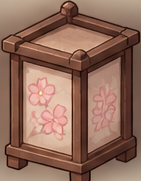
#> input picture tools/room-img/cut/andon.png, 141 x 181 px
$ python cutchecker.py cut/andon.png 5 5 cut/bed.png cut/bed.png
#> lines starting #> are read from the running program, lines starting #| are printed output that depends on the picture; after the words box and inside, x2 and y2 are one past the last pixel; in counts of white or black regions, pixels touching at a corner belong together
# 市松（にせの透明）背景のシートから切りぬく。外とつながった市松と、中にとじこめられた市松（格子のすきま）も消す
#   python3 cutchecker.py src.png COLS ROWS OUT prefix
import sys, os, cv2, numpy as np
from scipy import ndimage as ndi
from PIL import Image
src, C, R, out, pre = sys.argv[1], int(sys.argv[2]), int(sys.argv[3]), sys.argv[4], sys.argv[5]
os.makedirs(out, exist_ok=True)
im = cv2.imread(src)[..., :3]; H, W = im.shape[:2]
#> further down, im is the input picture: shape (181, 141, 3); mean B, G, R 90.6, 106.9, 143.7
#> after `H, W = im.shape[:2]`: H = 181; W = 141
hsv = cv2.cvtColor(im, cv2.COLOR_BGR2HSV); v = hsv[..., 2].astype(int)
#> after `hsv = cv2.cvtColor(im, cv2.COLOR_BGR2HSV)`: hsv: shape (181, 141, 3); mean H, S, V 9.3, 105.1, 143.7
#> after `v = hsv[..., 2].astype(int)`:
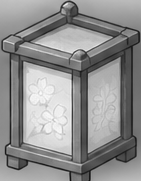
#> v: shape (181, 141) int64; min 14, max 251, mean 143.7
pale = (hsv[..., 1] < 28) & (v > 200)
#> pale: shape (181, 141) bool; every value is 0
lab, n = ndi.label(pale)
#> lab: shape (181, 141) int32; every value is 0
#> n = 0
edge = set(np.unique(np.concatenate([lab[0], lab[-1], lab[:, 0], lab[:, -1]]))) - {0}
#> edge = 0 items
bgids = set(edge)
#> bgids = 0 items
sl = ndi.find_objects(lab)
#> sl = []
for i in range(1, n + 1):
    if i in bgids: continue
    m = lab[sl[i - 1]] == i; a = m.sum()
    if a < 60: continue
    vv = v[sl[i - 1]][m]; dark = ((vv > 200) & (vv < 232)).mean()
    if .2 < dark < .8: bgids.add(i)
bg = np.isin(lab, list(bgids))
fg = ndi.binary_opening(~bg, iterations=1)
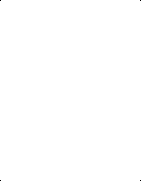
#> fg: shape (181, 141) bool; 100% white; black in thin lines or dots
alpha = cv2.GaussianBlur(fg.astype(np.float32), (3, 3), .7)
cl, m = ndi.label(fg); com = ndi.center_of_mass(fg, cl, range(1, m + 1)); sz = ndi.sum(fg, cl, range(1, m + 1))
#> after `cl, m = ndi.label(fg)`: cl: shape (181, 141) int32; values 0 (black) and 1 (white), 100% white; black in thin lines or dots
#> after `cl, m = ndi.label(fg)`: m = 1
#> after `com = ndi.center_of_mass(fg, cl, range(1, m + 1))`: com = [(90, 70)]
#> after `sz = ndi.sum(fg, cl, range(1, m + 1))`: sz = [25517]
for k in range(C * R):
    r, c = divmod(k, C)
    ids = [i + 1 for i in range(m) if sz[i] > 40 and int(com[i][1] // (W / C)) == c and int(com[i][0] // (H / R)) == r]
    if not ids: continue
    mk = np.isin(cl, ids); mk = ndi.binary_dilation(mk, iterations=1) & (alpha > 0)
    ys, xs = np.nonzero(mk); y0, y1, x0, x1 = ys.min(), ys.max() + 1, xs.min(), xs.max() + 1
    a = (alpha * mk)[y0:y1, x0:x1]
    Image.fromarray(np.dstack([im[y0:y1, x0:x1, ::-1], (a * 255).astype(np.uint8)])).save(f'{out}/{pre}{k:02d}.png')
#> this loop made 25 passes
#> (ids, y0, y1, x0, x1) on pass 13: ([1], 0, 181, 0, 141)
#> mk: shape (181, 141) bool; every value is 1

$ run again, on tools/room-img/cut/clock.png
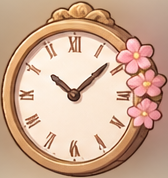
#> input picture tools/room-img/cut/clock.png, 168 x 178 px
#> im is the input picture: shape (178, 168, 3); mean B, G, R 146.1, 170.1, 206
#> hsv: shape (178, 168, 3); mean H, S, V 17.2, 81.7, 206
#> `pale = (hsv[..., 1] < 28) & (v > 200)`:
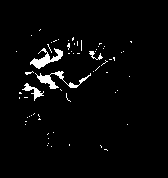
#> pale: shape (178, 168) bool; 3% white; 63 white regions (59 under 20 px), largest, box (x1, y1, x2, y2) and area: (35, 71, 91, 89) 274, (30, 48, 63, 69) 268, (22, 83, 44, 101) 121, (89, 51, 103, 60) 46
#> `lab, n = ndi.label(pale)`:
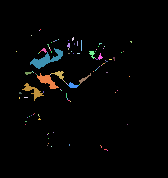
#> lab: shape (178, 168) int32; 110 distinct labels, from 0 to 109; one colour per label, 0 black
#> n = 109
#> edge = 0 items
#> sl = 109 items
#> the loop `for i in range(1, n + 1):` made 109 passes
#> (m, a) on passes 1 to 7: ([True], 1), ([True], 1), ([True], 1), ([[False, True], [True, True], [True, True], [True, False]], 6), ([True], 1), ([[True, True]], 2), ([True], 1)
#> bg: shape (178, 168) bool; every value is 0
#> fg: shape (178, 168) bool; 100% white; black in thin lines or dots
#> cl: shape (178, 168) int32; values 0 (black) and 1 (white), 100% white; black in thin lines or dots
#> `cl, m = ndi.label(fg)`: m = 1
#> com = [(88.5, 83.5)]
#> sz = [29900]
#> the loop `for k in range(C * R):` made 25 passes
#> (ids, y0, y1, x0, x1) on pass 13: ([1], 0, 178, 0, 168)

$ run again, on tools/room-img/cut/fireplace.png
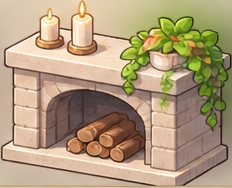
#> input picture tools/room-img/cut/fireplace.png, 232 x 188 px
#> im is the input picture: shape (188, 232, 3); mean B, G, R 124.7, 155.9, 176.4
#> hsv: shape (188, 232, 3); mean H, S, V 19.6, 82.4, 178.7
#> `v = hsv[..., 2].astype(int)`:
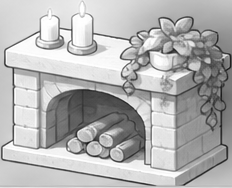
#> v: shape (188, 232) int64; min 21, max 255, mean 178.7
#> `pale = (hsv[..., 1] < 28) & (v > 200)`:
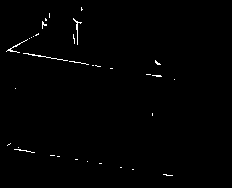
#> pale: shape (188, 232) bool; 0.73% white in thin lines or dots, all inside (x1, y1, x2, y2) = (6, 7, 175, 176)
#> lab: shape (188, 232) int32; 51 distinct labels, from 0 to 50
#> n = 50
#> edge = 0 items
#> sl = 50 items
#> the loop `for i in range(1, n + 1):` made 50 passes
#> (m, a) on passes 1, 2, 3, 8, 9, 10, 11: ([[True, False], [True, False], [True, True], [True, False]], 5), ([True, True, True, True, True], 5), ([[True, False], [True, True], [True, True]], 5), ([True], 1), ([True], 1), ([True], 1), ([True], 1)
#> bg: shape (188, 232) bool; every value is 0
#> fg: shape (188, 232) bool; 100% white; black in thin lines or dots
#> cl: shape (188, 232) int32; values 0 (black) and 1 (white), 100% white; black in thin lines or dots
#> `cl, m = ndi.label(fg)`: m = 1
#> com = [(93.5, 115.5)]
#> sz = [43612]
#> the loop `for k in range(C * R):` made 25 passes
#> (ids, y0, y1, x0, x1) on pass 13: ([1], 0, 188, 0, 232)
